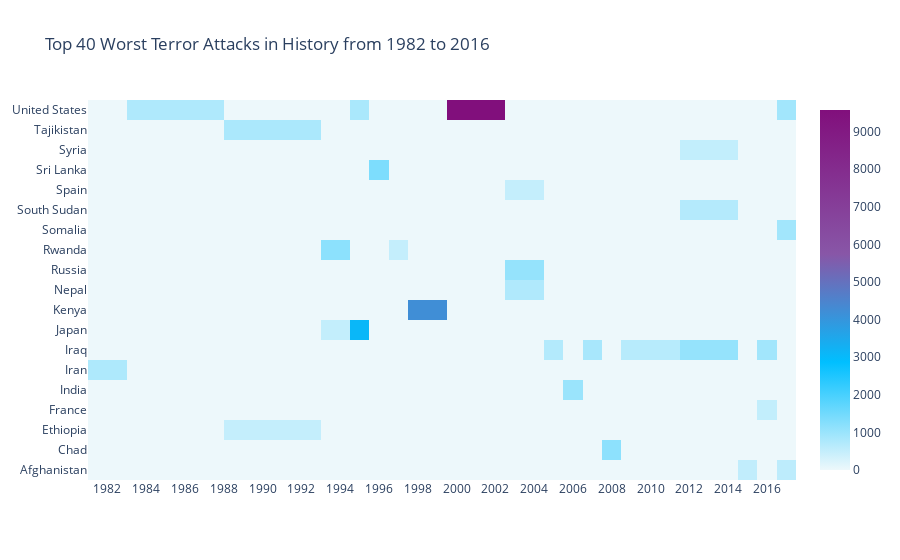

Source (notebook cell):
### Code cell
fig = go.Figure(data=data, layout=layout)
py.iplot(fig, filename='heatmap',show_link=False)
gt.Country.value_counts()[:15]
plt.subplots(figsize=(15,6))
sns.barplot(gt['Country'].value_counts()[:15].index,gt['Country'].value_counts()[:15].values,palette='Blues_d')
plt.title('Top Countries Affected')
plt.xlabel('Countries')
plt.ylabel('Count')
plt.xticks(rotation= 90)
plt.show()

### Figure 1 — Plotly figure (JSON) as saved in the notebook; plotly's stock layout.template omitted (floating-point values rounded to 4 significant figures; data arrays with more than 128 entries replaced by an {"elided": "..."} marker saying what was removed)
{"data": [{"colorscale": [[0, "#edf8fb"], [0.3, "#00BFFF"], [0.6, "#8856a7"], [1, "#810f7c"]], "type": "heatmap", "x": [1982, 1984, 1992, 1994, 1995, 1996, 1997, 1998, 2001, 2004, 2005, 2006, 2007, 2008, 2009, 2014, 2015, 2016, 2017], "y": ["Afghanistan", "Chad", "Ethiopia", "France", "India", "Iran", "Iraq", "Japan", "Kenya", "Nepal", "Russia", "Rwanda", "Somalia", "South Sudan", "Spain", "Sri Lanka", "Syria", "Tajikistan", "United States"], "z": {"elided": "19x19 float values"}}], "layout": {"title": {"text": "Top 40 Worst Terror Attacks in History from 1982 to 2016"}, "xaxis": {"nticks": 20, "ticks": ""}, "yaxis": {"ticks": ""}}}
